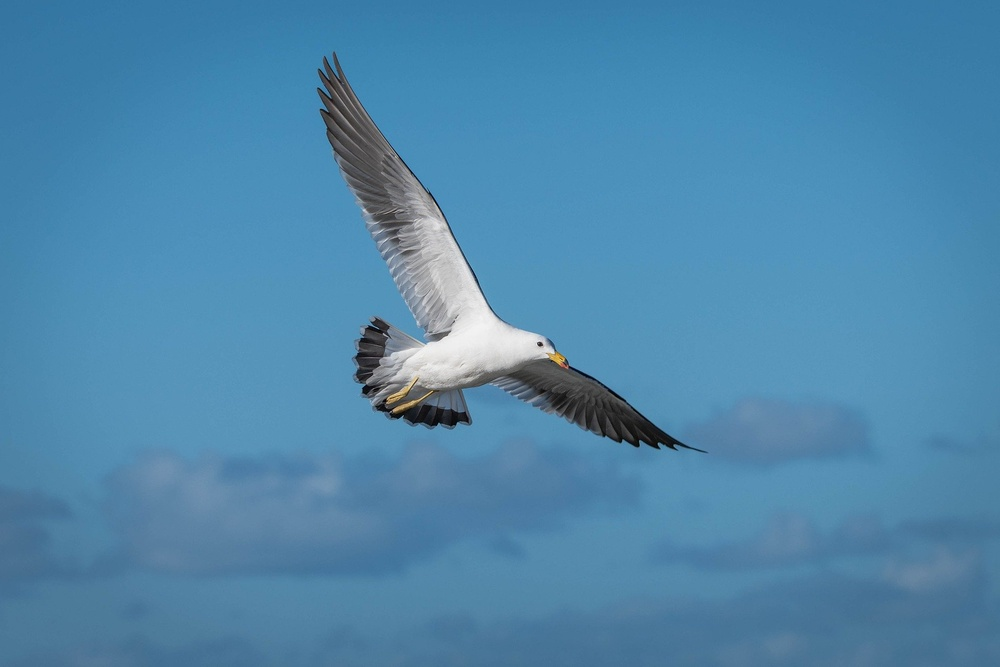
#> input picture Bird.jpg, 1000 x 667 px, shrunk from 1920 x 1280 before the run, found by its file name
$ jupyter execute HoughTransform.ipynb
#> lines starting #> are read from the running program, lines starting #| are printed output that depends on the picture; after the words box and inside, x2 and y2 are one past the last pixel; in counts of white or black regions, pixels touching at a corner belong together
[cell 1]
import cv2
import numpy as np
import matplotlib.pyplot as plt

# Load the image
image_path = 'bird.jpg'
image = cv2.imread(image_path, cv2.IMREAD_GRAYSCALE)
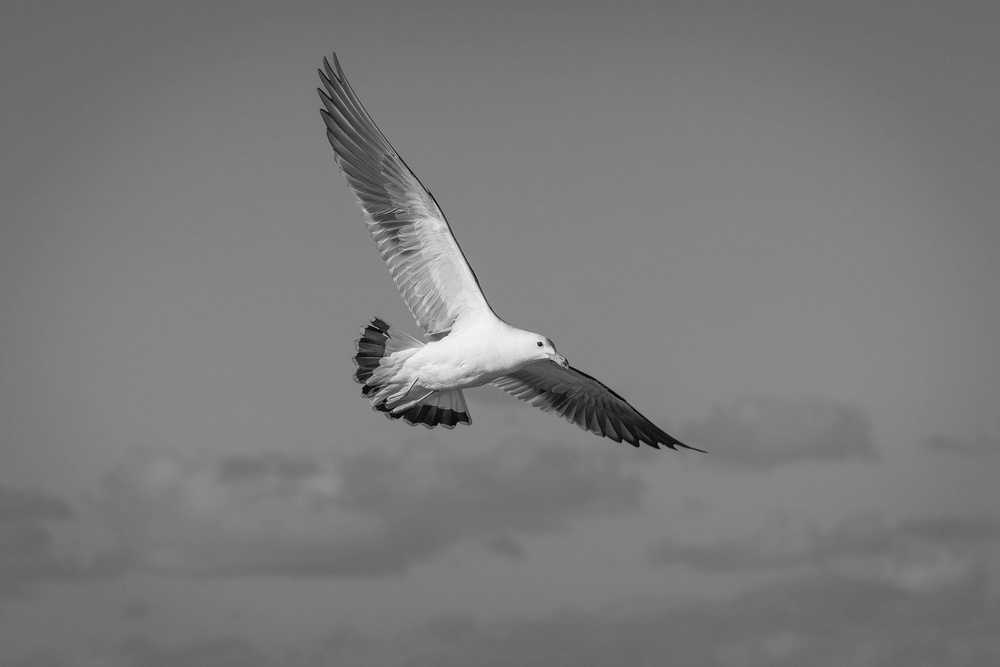
#> image: shape (667, 1000); min 0, max 244, mean 122.1

# Apply Gaussian blur to reduce noise and improve edge detection
blurred_image = cv2.GaussianBlur(image, (5, 5), 0)

# Apply Canny edge detection
edges = cv2.Canny(blurred_image, threshold1=50, threshold2=150)
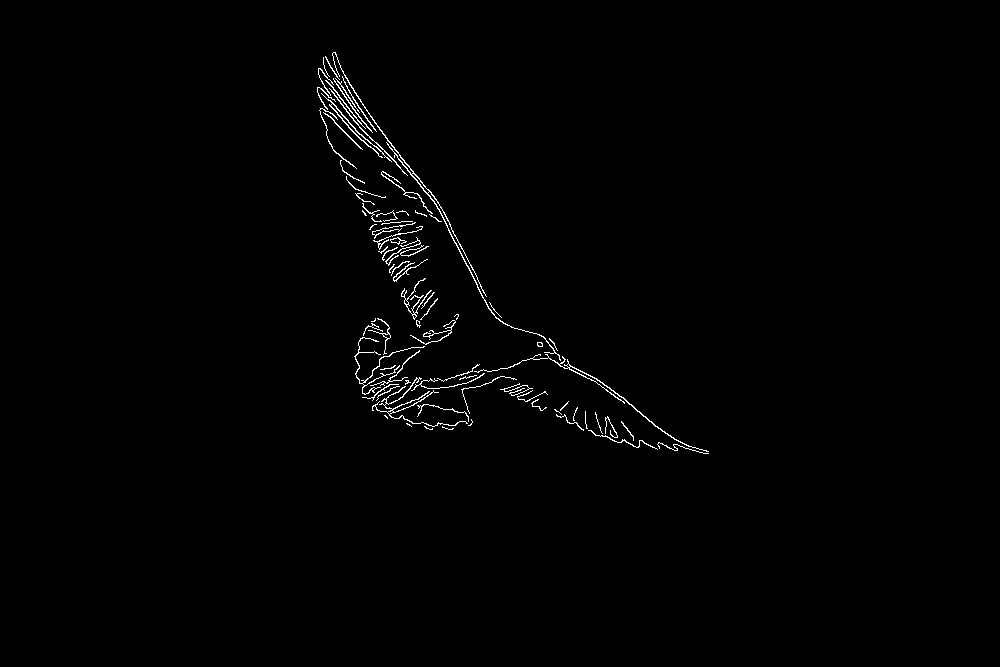
#> edges: shape (667, 1000); 0.88% white in thin lines or dots, all inside (x1, y1, x2, y2) = (317, 52, 709, 454)

# Perform Hough Line Transform
lines = cv2.HoughLines(edges, rho=1, theta=np.pi / 180, threshold=100)
#> lines = 25 rows, first 8: [-210, 2.46], [-165, 2.36], [-220, 2.48], [-41, 2.2], [-178, 2.41], [-232, 2.51], [-213, 2.46], [-226, 2.5]

# Perform Hough Circle Transform
circles = cv2.HoughCircles(
    blurred_image,
    cv2.HOUGH_GRADIENT,
    dp=1,
    minDist=20,
    param1=50,
    param2=30,
    minRadius=5,
    maxRadius=100
)
#> circles = 50 rows, first 8: [365.5, 263.5, 92.8], [469.5, 329.5, 82.9], [389.5, 281.5, 76.3], [341.5, 233.5, 95], [366.5, 284.5, 89.5], [358.5, 244.5, 88.4], [445.5, 348.5, 60.8], [428.5, 267.5, 38.6]

# Draw detected lines on the original image
lines_image = image.copy()
if lines is not None:
    for line in lines:
        rho, theta = line[0]
        a = np.cos(theta)
        b = np.sin(theta)
        x0 = a * rho
        y0 = b * rho
        x1 = int(x0 + 1000 * (-b))
        y1 = int(y0 + 1000 * (a))
        x2 = int(x0 - 1000 * (-b))
        y2 = int(y0 - 1000 * (a))
        cv2.line(lines_image, (x1, y1), (x2, y2), (0, 255, 0), 2)
#> this loop made 25 passes
#> (rho, theta, a, b, x0, y0, x1, y1) on passes 1 to 12: (-210, 2.46, -0.777, 0.629, 163.2, -132.2, -466, -909), (-165, 2.36, -0.707, 0.707, 116.7, -116.7, -590, -823), (-220, 2.48, -0.788, 0.616, 173.4, -135.4, -442, -923), (-41, 2.2, -0.588, 0.809, 24.1, -33.17, -784, -620), (-178, 2.41, -0.743, 0.669, 132.3, -119.1, -536, -862), (-232, 2.51, -0.809, 0.588, 187.7, -136.4, -400, -945), (-213, 2.46, -0.777, 0.629, 165.5, -134, -463, -911), (-226, 2.5, -0.799, 0.602, 180.5, -136, -421, -934), (-203, 2.44, -0.766, 0.643, 155.5, -130.5, -487, -896), (-238, 2.53, -0.819, 0.574, 195, -136.5, -378, -955), (-69, 2.23, -0.616, 0.788, 42.48, -54.37, -745, -670), (-248, 2.57, -0.839, 0.545, 208, -135.1, -336, -973)
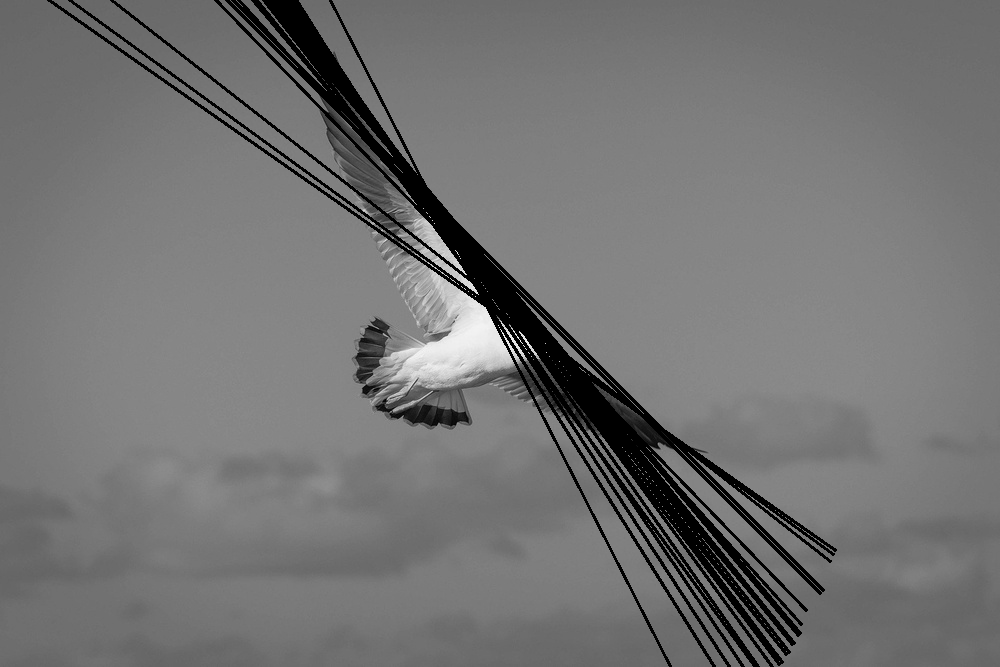
#> lines_image: shape (667, 1000); 6.46% of pixels changed, all inside (x1, y1, x2, y2) = (47, 0, 837, 667)

# Draw detected circles on the original image
circles_image = image.copy()
if circles is not None:
    circles = np.uint16(np.around(circles))
#> circles = 50 rows, first 8: [366, 264, 93], [470, 330, 83], [390, 282, 76], [342, 234, 95], [366, 284, 90], [358, 244, 88], [446, 348, 61], [428, 268, 39]
    for circle in circles[0, :]:
        center = (circle[0], circle[1])
        radius = circle[2]
        cv2.circle(circles_image, center, radius, (0, 255, 0), 2)
#> this loop made 50 passes
#> (center, radius) on passes 1 to 12: ((366, 264), 93), ((470, 330), 83), ((390, 282), 76), ((342, 234), 95), ((366, 284), 90), ((358, 244), 88), ((446, 348), 61), ((428, 268), 39), ((358, 214), 71), ((440, 286), 36), ((400, 104), 80), ((396, 338), 46)
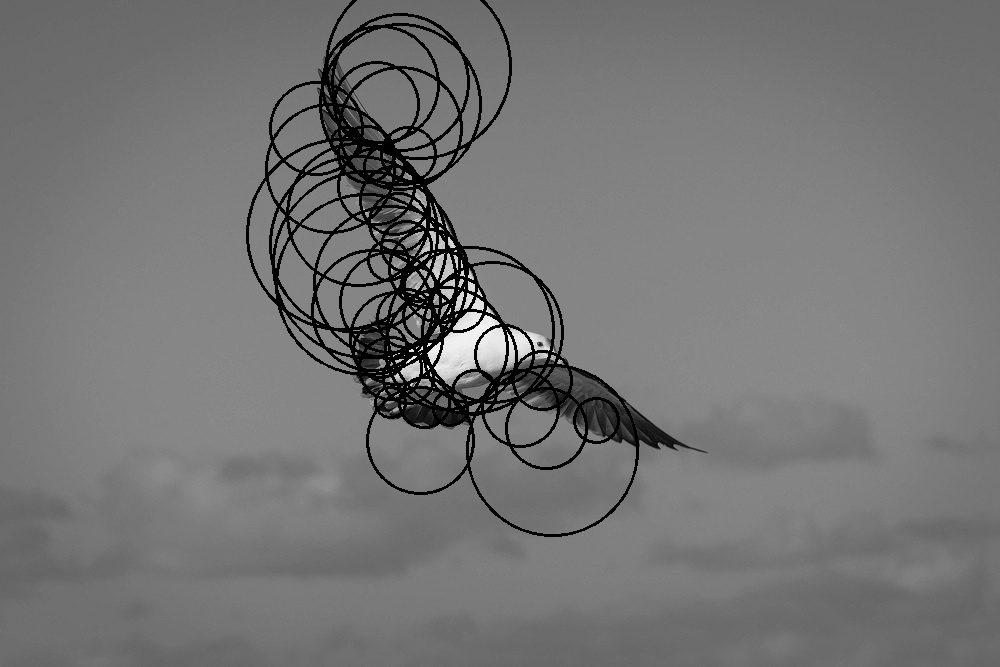
#> circles_image: shape (667, 1000); 5.1% of pixels changed, all inside (x1, y1, x2, y2) = (246, 0, 639, 537)

# Display the original image and images with detected lines and circles
plt.figure(figsize=(12, 6))

plt.subplot(131)
plt.imshow(image, cmap='gray')
plt.title('Original Image')
plt.axis('off')

plt.subplot(132)
plt.imshow(lines_image, cmap='gray')
plt.title('Detected Lines')
plt.axis('off')

plt.subplot(133)
plt.imshow(circles_image, cmap='gray')
plt.title('Detected Circles')
plt.axis('off')

plt.tight_layout()
plt.show()
